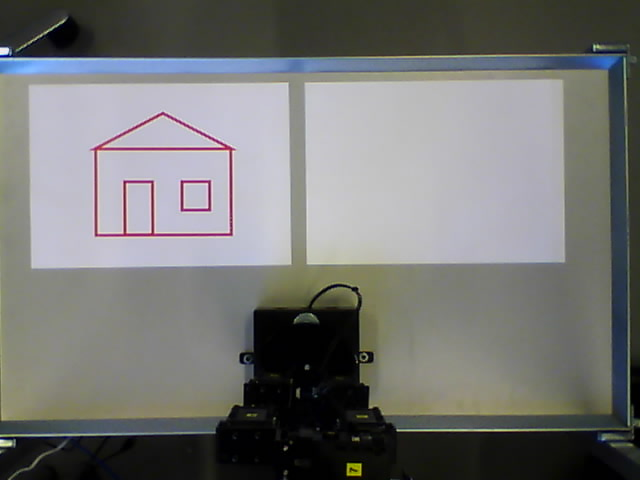
#> input picture src/hus.jpg, 640 x 480 px, found by its file name
$ python opencvexample.py   (Python 2 division)   (older library calls are emulated)
#> lines starting #> are read from the running program, lines starting #| are printed output that depends on the picture; after the words box and inside, x2 and y2 are one past the last pixel; in counts of white or black regions, pixels touching at a corner belong together
#!/usr/bin/env python
import cv2
import urllib
import numpy as np
import math

class Paper:
    bottomleftcorner = tuple([0,0])
    toprightcorner = tuple([0,0])
    def is_within(self, point):
        if point[0] > self.bottomleftcorner[0] and point[0] < self.toprightcorner[0] and point[1] < self.bottomleftcorner[1] and point[1] > self.toprightcorner[1]:
	    return True
	else:
	    return False

# Color definitions
lower_red = np.array([50,10,70])
upper_red = np.array([151,110,180])

lower_white = np.array([150,150,150])
upper_white = np.array([255,255,255])

# Main
print "loading from file"
image = cv2.imread('/home/ubuntu/catkin_ws/src/robot_eksamensprojekt/src/hus.jpg')
#> image is the input picture: shape (480, 640, 3); mean B, G, R 116, 117.5, 116.9
#cv2.imshow('raw image',image)

hsv = cv2.cvtColor(image, cv2.COLOR_BGR2HSV)
#> hsv: shape (480, 640, 3); mean H, S, V 63.5, 35.5, 122.9

cv2.imshow('hsv',hsv)

mask_red = cv2.inRange(image, lower_red, upper_red)
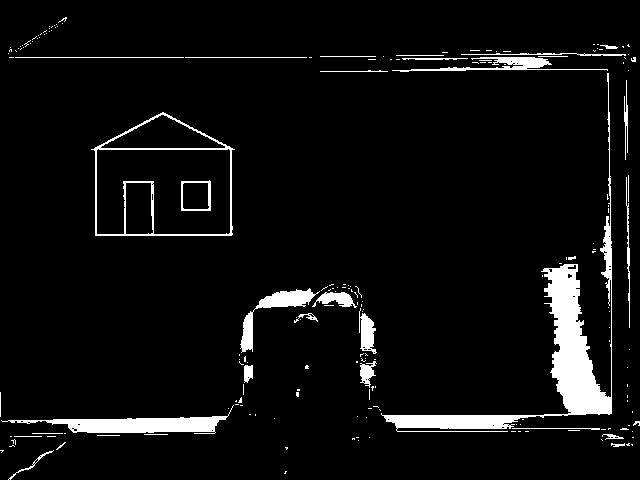
#> mask_red: shape (480, 640); 5.8% white; 194 white regions (160 under 20 px), largest, box (x1, y1, x2, y2) and area: (381, 73, 612, 432) 7814, (1, 405, 234, 434) 2364, (91, 112, 235, 236) 1544
mask_white = cv2.inRange(image, lower_white, upper_white)
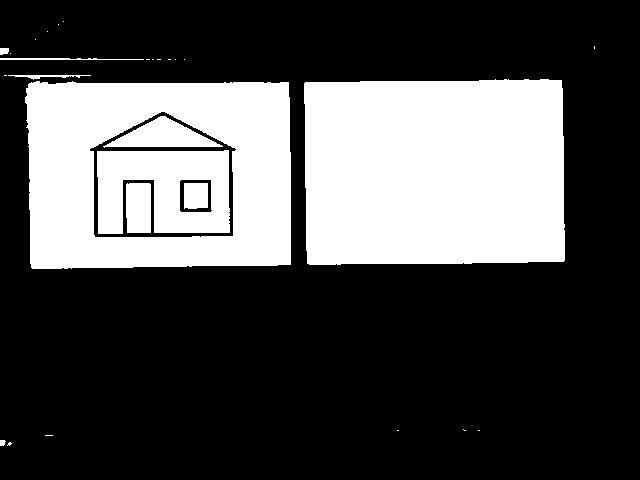
#> mask_white: shape (480, 640); 30.3% white; 28 white regions (18 under 20 px), largest, box (x1, y1, x2, y2) and area: (304, 79, 565, 265) 47251, (25, 81, 291, 269) 33375, (97, 150, 230, 234) 8184

res_red = cv2.bitwise_and(image,image, mask= mask_red)
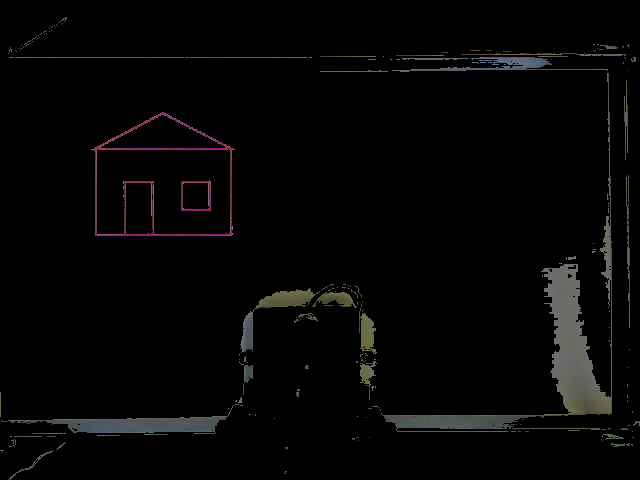
#> res_red: shape (480, 640, 3); mean B, G, R 5.2, 5.3, 5.6
res_white = cv2.bitwise_and(image,image, mask= mask_white)
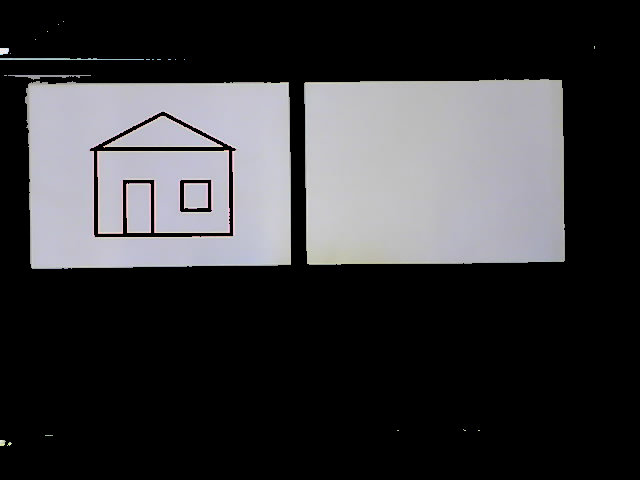
#> res_white: shape (480, 640, 3); mean B, G, R 59.7, 57.4, 57.7

edges_white = cv2.Canny(res_white,150,250)
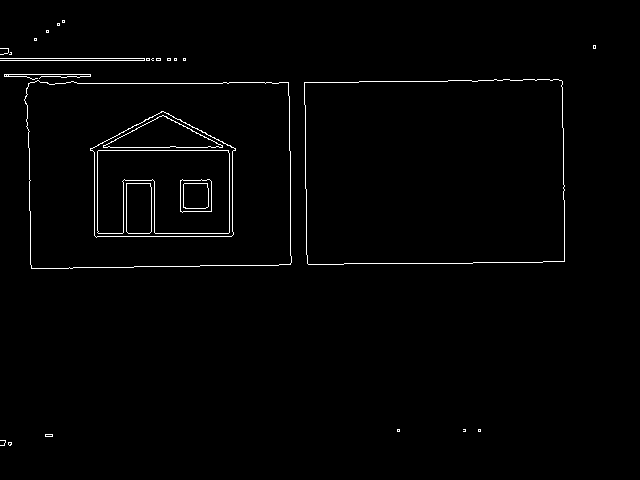
#> edges_white: shape (480, 640); 1.3% white in thin lines or dots, all inside (x1, y1, x2, y2) = (0, 20, 596, 446)

contours_white,hierarchy = cv2.findContours(edges_white,cv2.RETR_TREE,cv2.CHAIN_APPROX_NONE)
#> contours_white = 53 contours, 37 with area under 20; largest, box (x1, y1, x2, y2) and area: (24, 80, 292, 269) 47897, (24, 80, 292, 269) 47891, (304, 79, 565, 265) 46933, (304, 79, 565, 265) 46932, (90, 111, 236, 238) 14834

papers = []
for cnt in contours_white:

    #epsilon = 0.1*cv2.arcLength(cnt,True)
    #approx = cv2.approxPolyDP(cnt,epsilon,True)
    #rect = cv2.minAreaRect(approx)
    area = cv2.contourArea(cnt)
    #box = cv2.cv.BoxPoints(rect)
    #box = box = np.int0(box)
    if area > 40000:
        cv2.drawContours(res_white,cnt,-1,(0,255,0),3)
        leftmost = tuple(cnt[cnt[:,:,0].argmin()][0])
        rightmost = tuple(cnt[cnt[:,:,0].argmax()][0])
        topmost = tuple(cnt[cnt[:,:,1].argmin()][0])
        bottommost = tuple(cnt[cnt[:,:,1].argmax()][0])
        bottomLeftCorner = tuple([leftmost[0], bottommost[1]])
        topRightCorner = tuple([rightmost[0], topmost[1]])
	paper = Paper()
	paper.bottomleftcorner = bottomLeftCorner
	paper.toprightcorner = topRightCorner
	papers.append(paper)
#> this loop made 53 passes
#> (area, leftmost, rightmost, topmost, bottommost, paper.bottomleftcorner, paper.toprightcorner) on passes 11, 12, 25, 26: (47897, (24, 99), (291, 262), (37, 80), (31, 268), (24, 268), (291, 80)), (47891, (24, 100), (291, 256), (37, 80), (72, 268), (24, 268), (291, 80)), (46933, (304, 82), (564, 261), (494, 79), (308, 264), (304, 264), (564, 79)), (46932, (304, 104), (564, 185), (494, 79), (343, 264), (304, 264), (564, 79))
#> area on passes 13 to 18: 14833.5, 14798.5, 1242.5, 1241.5, 9304.5, 9304
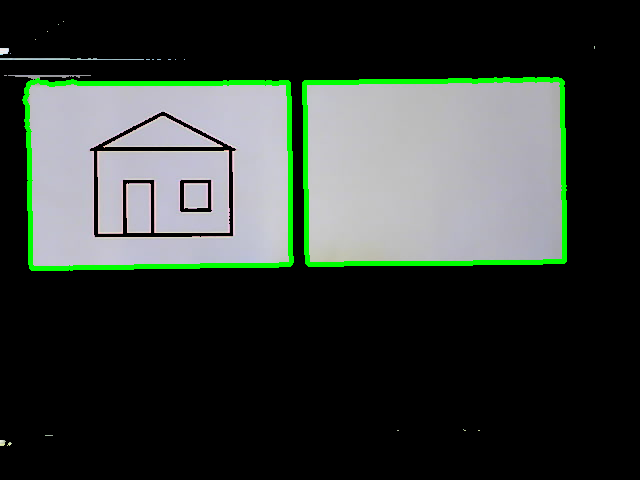
#> res_white: shape (480, 640, 3); 2.86% of pixels changed, all inside (x1, y1, x2, y2) = (22, 77, 567, 271)
#> after the loop, papers = 4 items

# [5 lines of commented-out code are left out]

for p in papers:
#> (the run stopped early here; a loop or call above may not have finished)
